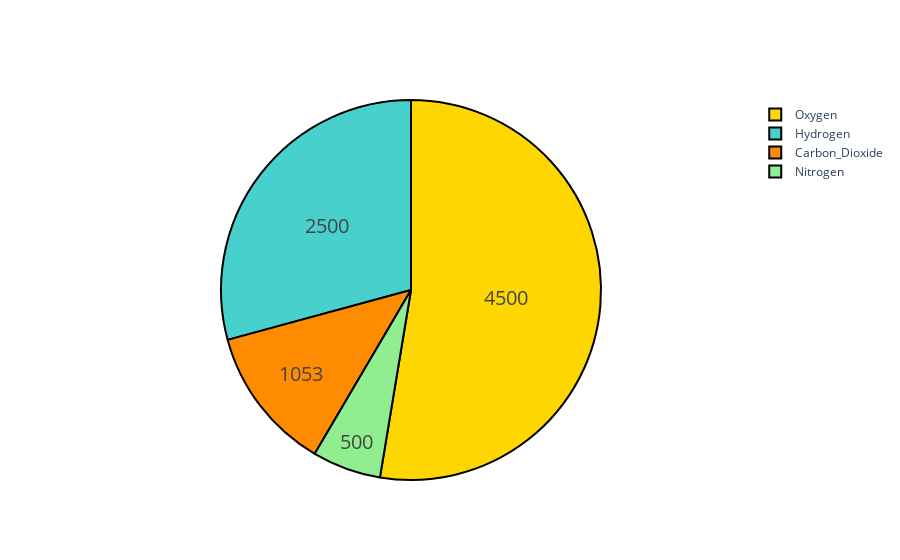

Here is the notebook cell this chart was saved with:
### Code cell
colors = ['gold', 'mediumturquoise', 'darkorange', 'lightgreen']

fig = go.Figure(data=[go.Pie(labels=['Oxygen','Hydrogen','Carbon_Dioxide','Nitrogen'],
                             values=[4500,2500,1053,500])])
fig.update_traces(hoverinfo='label+percent', textinfo='value', textfont_size=20,
                  marker=dict(colors=colors, line=dict(color='#000000', width=2)))
fig.show()

### Figure 1 — Plotly figure (JSON) as saved in the notebook; plotly's stock layout.template omitted (floating-point values rounded to 4 significant figures)
{"data": [{"hoverinfo": "label+percent", "labels": ["Oxygen", "Hydrogen", "Carbon_Dioxide", "Nitrogen"], "marker": {"colors": ["gold", "mediumturquoise", "darkorange", "lightgreen"], "line": {"color": "#000000", "width": 2}}, "textfont": {"size": 20}, "textinfo": "value", "type": "pie", "values": [4500, 2500, 1053, 500]}], "layout": {}}
